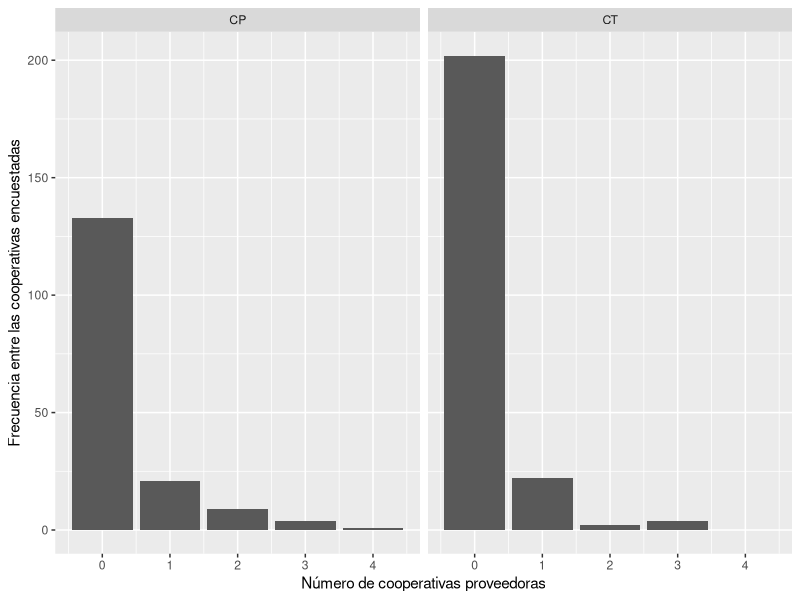
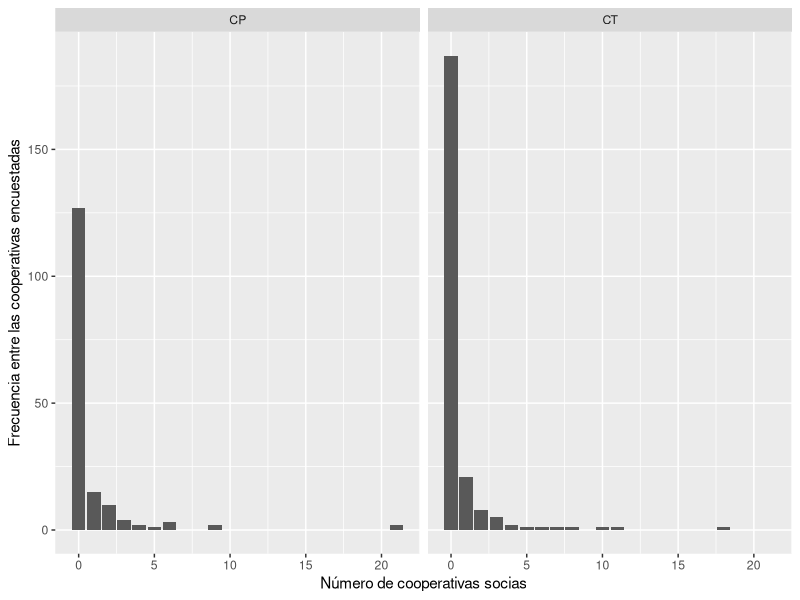
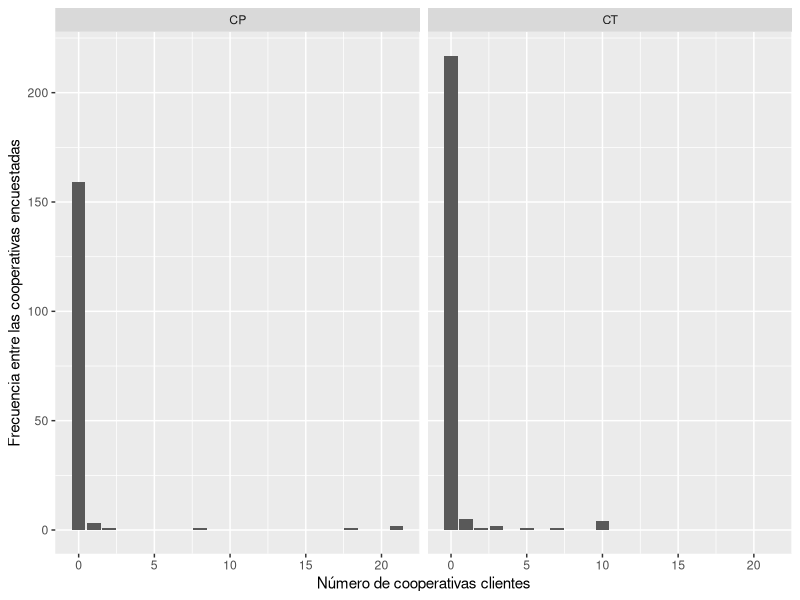

R code for these plots, in order:
## ---- chunk 1
knitr::opts_chunk$set(echo = FALSE)
## ---- chunk 2
library(tidyverse)
library(haven)

datos <- read_dta("Datos/2011_2013panel.dta")

#Datos sobre: info general, cantidad de ocupados segun categorias   

gen_ocup <- datos %>% select(form, año, cp, ct, a22cargo, a4, a11a1, a11a2, a11a3,b1, starts_with("b2a", ignore.case = FALSE), starts_with("b2b", ignore.case = FALSE), starts_with("b3soc"))

#Datos sobre: supervisión y conflicto: gestion, ausentismo

sup_conf <- datos %>%
  select(form, año, f21, f22, f23, f3, f3b1, f3b2, f3b3, f4bactitud, f4ccalidad)

  
#Datos sobre: tecnologia e innovación

tecno <- datos %>%
  select(form, año, g11:g31, g31:g31resul, g4proc:g422emp, g41a, g41b, g43a:g44b)
  
#Opiniones del entrevistado

opinion <- datos %>%
  select(form, año, h1posturaa, h5pacienci, h84educaci, h89sexo)
## ---- chunk 3
#Remuneraciones
Salarios <- datos %>% 
  select(form, año, c31asal:c36rs) %>% 
  rename("Sp. Gerentes/Directores(E)" = c31asal, "Tipo"=c31ra, "Sp. Gerentes/Directores(S)"=c31soc)

## ---- chunk 4

#Se podria hacer reactivo en shiny

gen_ocup %>%
  mutate(tipo_coop = case_when(cp == 1 & is.na(ct) ~ "CP", ct == 1  ~ "CT")) %>%
  filter(a11a1 < 500) %>% #Hay un outlier que afecta la grafica
  ggplot() + 
  geom_bar(aes(x = a11a1)) +
  facet_wrap(vars(tipo_coop)) +
  labs(x = "Número de cooperativas proveedoras", y = "Frecuencia entre las cooperativas encuestadas")
## ---- chunk 5

#Se podria hacer reactivo en shiny
#Conviene hacerlo en proporciones, sacar el 0 o algo para presentarlo mejor? 


gen_ocup %>%
  mutate(tipo_coop = case_when(cp == 1 & is.na(ct) ~ "CP", ct == 1  ~ "CT")) %>%
  filter(a11a2 < 500) %>% #Hay un outlier que afecta la grafica
  ggplot() + 
  geom_bar(aes(x = a11a2)) +
  facet_wrap(vars(tipo_coop)) +
  labs(x = "Número de cooperativas socias", y = "Frecuencia entre las cooperativas encuestadas")

## ---- chunk 6

#Se podria hacer reactivo en shiny

gen_ocup %>%
  mutate(tipo_coop = case_when(cp == 1 & is.na(ct) ~ "CP", ct == 1  ~ "CT")) %>%
  filter(a11a3 < 500) %>% #Hay un outlier que afecta la grafica
  ggplot() + 
  geom_bar(aes(x = a11a3)) +
  facet_wrap(vars(tipo_coop)) +
  labs(x = "Número de cooperativas clientes", y = "Frecuencia entre las cooperativas encuestadas")
## ---- chunk 7








